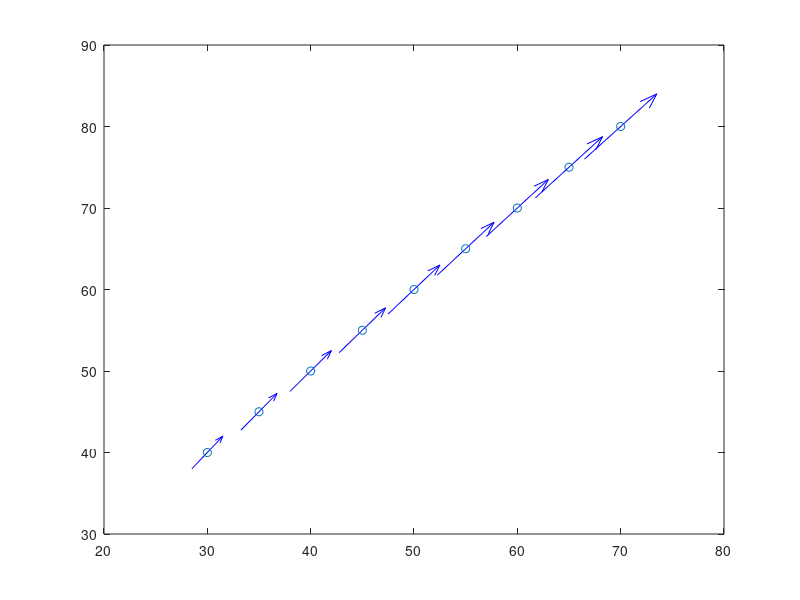

Source code (MATLAB):
clear;
angle= [40  -35  -30  -25  -20  -15  -10  -5  0]
fx= [30.00  35.00  40.00  45.00  50.00  55.00  60.00  65.00  70.00]  
fy= [40.00  45.00  50.00  55.00  60.00  65.00  70.00  75.00  80.00] 
dfx= [3.00  3.50  4.00  4.50  5.00  5.50  6.00  6.50  7.00]
dfy= [4.00  4.50  5.00  5.50  6.00  6.50  7.00  7.50  8.00] 

for q = 1:9
  h=quiver(fx(q)-dfx(q)/2,fy(q)-dfy(q)/2,dfx(q),dfy(q), 0,'b');
  hold on
  set (h, "maxheadsize", 0.1);
endfor

scatter(fx,fy);